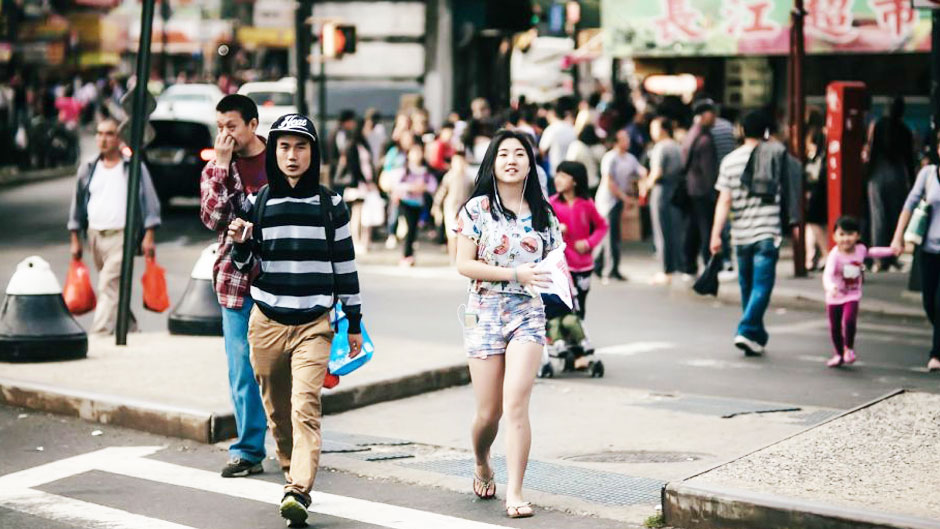
#> input picture images/pedestrian5.jpg, 940 x 529 px
$ python detect_face_pedestrian5.py
#> lines starting #> are read from the running program, lines starting #| are printed output that depends on the picture; after the words box and inside, x2 and y2 are one past the last pixel; in counts of white or black regions, pixels touching at a corner belong together
import cv2

# Load the cascade
face_classifier = cv2.CascadeClassifier('haarcascades/haarcascade_frontalface_default.xml')

# Declare color variable
dark_red = (0,0,255)

# Read the input image
img = cv2.imread('images/pedestrian5.jpg')
#> img is the input picture: shape (529, 940, 3); mean B, G, R 134.6, 140.2, 146.1

# Convert into grayscale
gray = cv2.cvtColor(img, cv2.COLOR_BGR2GRAY)
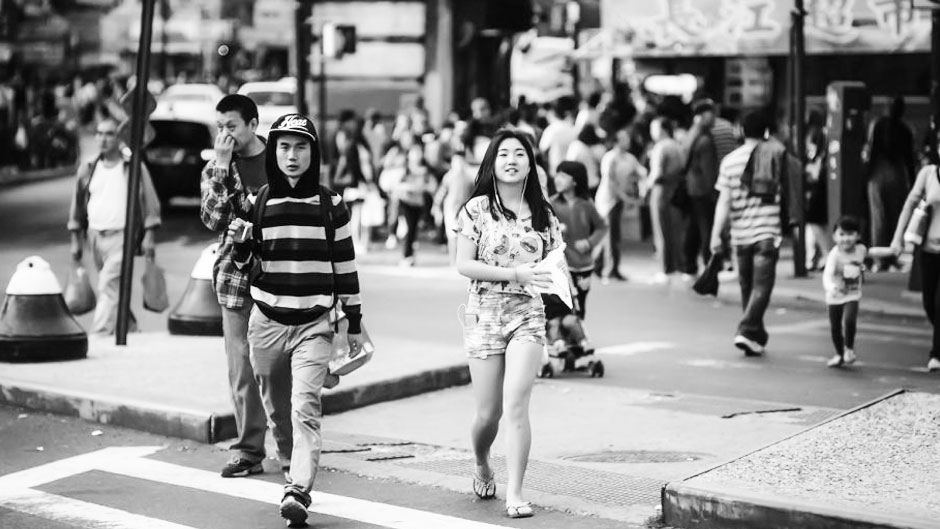
#> gray: shape (529, 940); min 0, max 255, mean 141.3

# Detect faces
faces = face_classifier.detectMultiScale(gray, 1.133, 6)
#> faces = [[268, 129, 48, 48], [488, 137, 46, 46]]

# Draw rectangle around the faces
if len(faces) > 1:
    i = 0
    for f in faces:
        face = faces[i]
        (x, y, w, h) = face
        cv2.rectangle(img, (x, y), (x + w, y + h), dark_red, 2)
        cv2.putText(img, "Face #{}".format(i), (x - 10, y - 10),
            cv2.FONT_HERSHEY_SIMPLEX, 0.5, dark_red, 2)
        i = i + 1
#> this loop made 2 passes
#> (x, y, w, h, i) on passes 1 to 2: (268, 129, 48, 48, 1), (488, 137, 46, 46, 2)
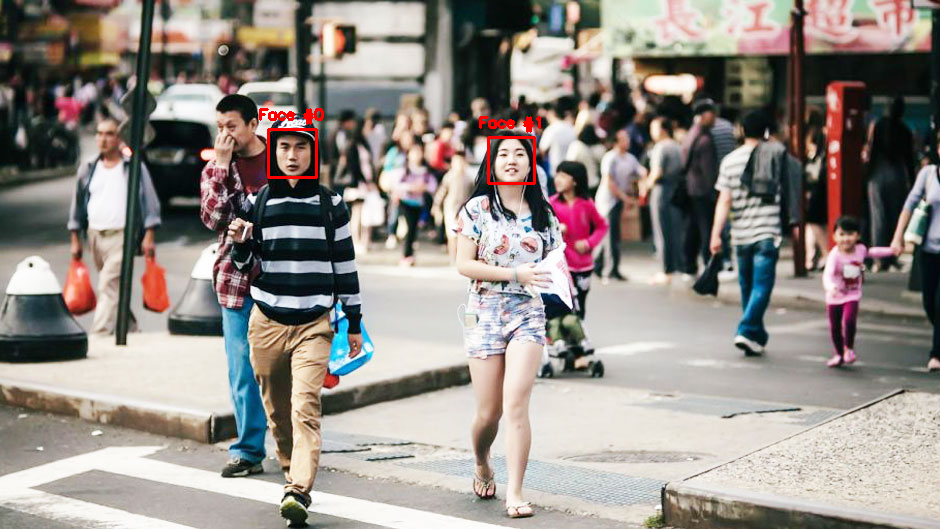
#> img: shape (529, 940, 3); 0.4% of pixels changed, all inside (x1, y1, x2, y2) = (259, 108, 541, 185)
#> after the loop, i = 2

# Display the output
cv2.imshow('img', img)
cv2.waitKey(0)
cv2.destroyAllWindows()

$ run again, with images/pedestrian1.jpg copied over images/pedestrian5.jpg
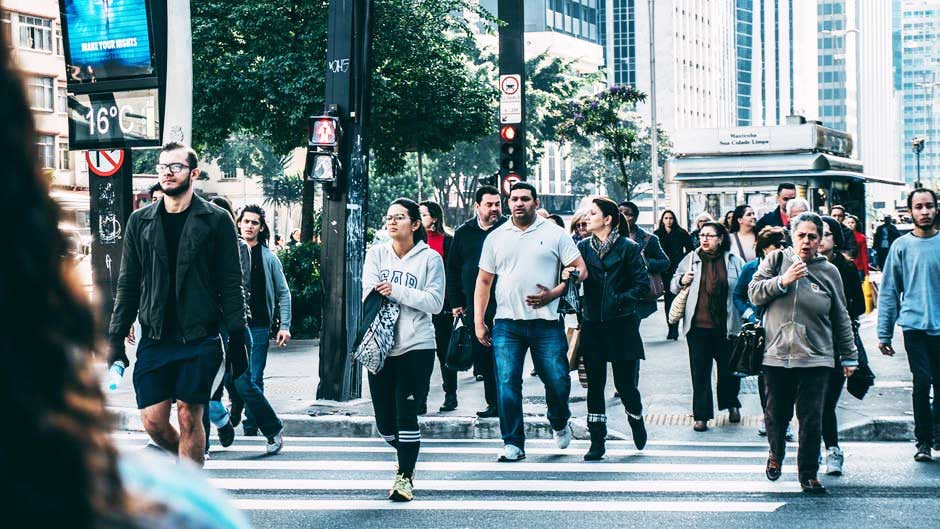
#> input picture images/pedestrian1.jpg, 940 x 529 px
#> img is the input picture: shape (529, 940, 3); mean B, G, R 133.3, 128, 107
#> `gray = cv2.cvtColor(img, cv2.COLOR_BGR2GRAY)`:
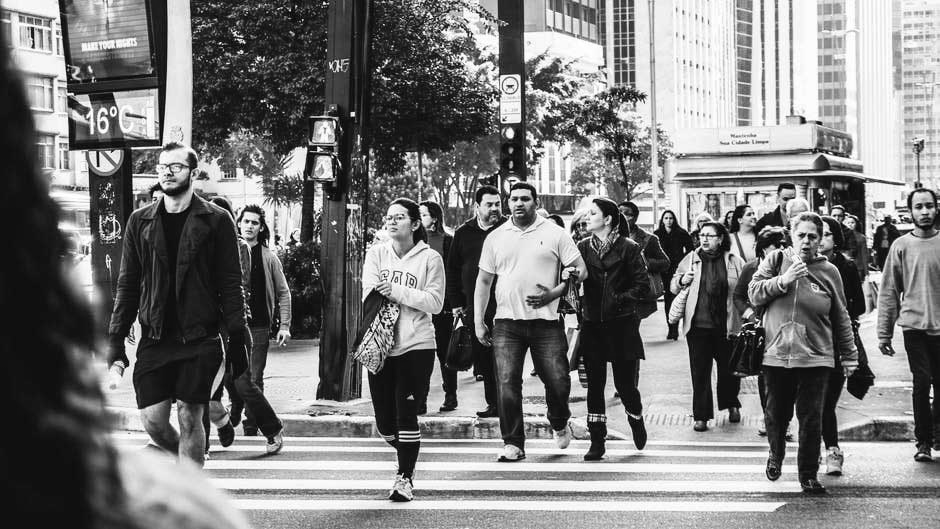
#> gray: shape (529, 940); min 0, max 255, mean 122.3
#> faces = [[505, 188, 30, 30], [480, 195, 26, 26], [237, 212, 28, 28], [790, 223, 34, 34], [381, 206, 30, 30]]
#> the loop `for f in faces:` made 5 passes
#> after the loop `for f in faces:`:
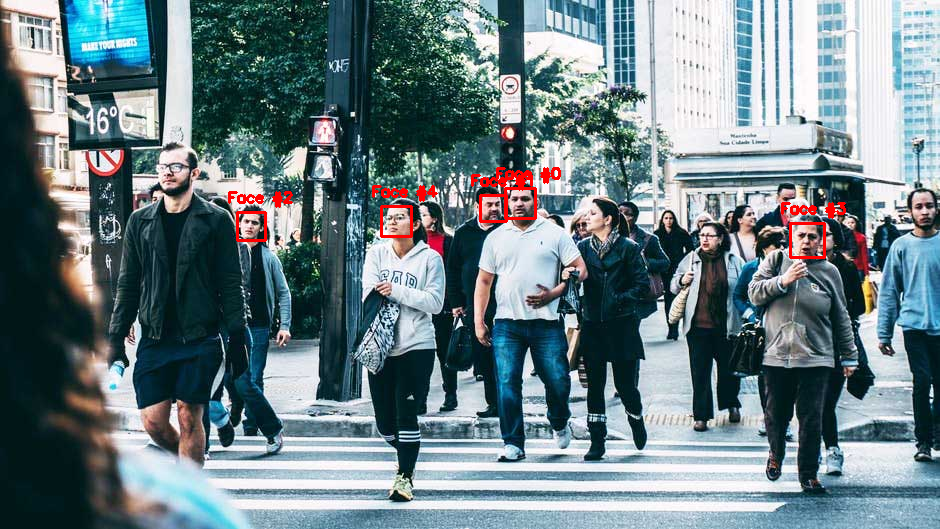
#> img: shape (529, 940, 3); 0.78% of pixels changed, all inside (x1, y1, x2, y2) = (228, 167, 846, 259)
#> after the loop `for f in faces:`: i = 5

$ run again, with images/pedestrian2.jpg copied over images/pedestrian5.jpg
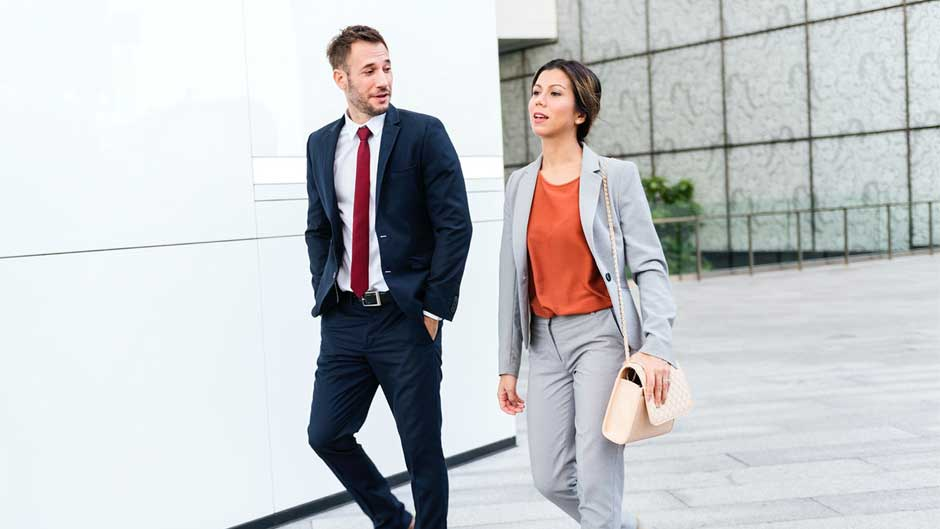
#> input picture images/pedestrian2.jpg, 940 x 529 px
#> img is the input picture: shape (529, 940, 3); mean B, G, R 200.3, 197.9, 195.8
#> `gray = cv2.cvtColor(img, cv2.COLOR_BGR2GRAY)`:
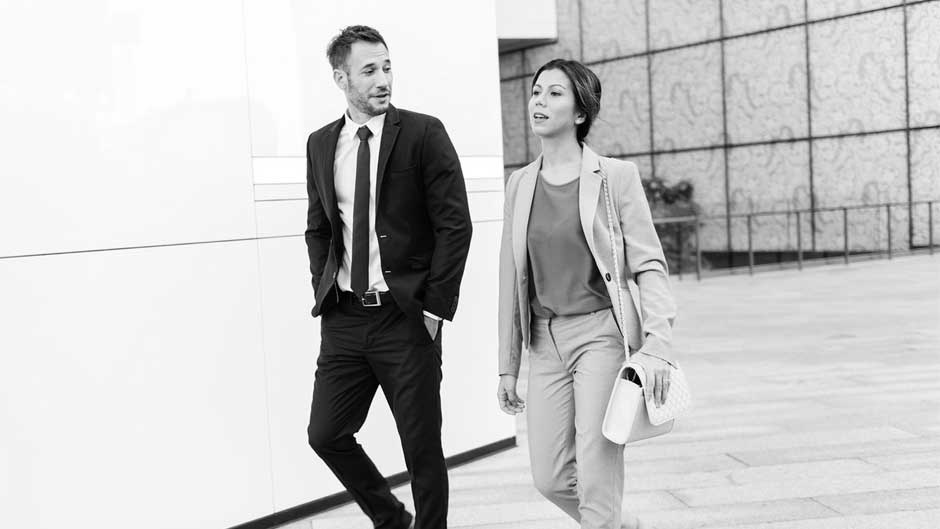
#> gray: shape (529, 940); min 0, max 255, mean 197.6
#> faces = [[515, 69, 61, 61], [346, 45, 65, 65]]
#> the loop `for f in faces:` made 2 passes
#> (x, y, w, h, i) on passes 1 to 2: (515, 69, 61, 61, 1), (346, 45, 65, 65, 2)
#> after the loop `for f in faces:`:
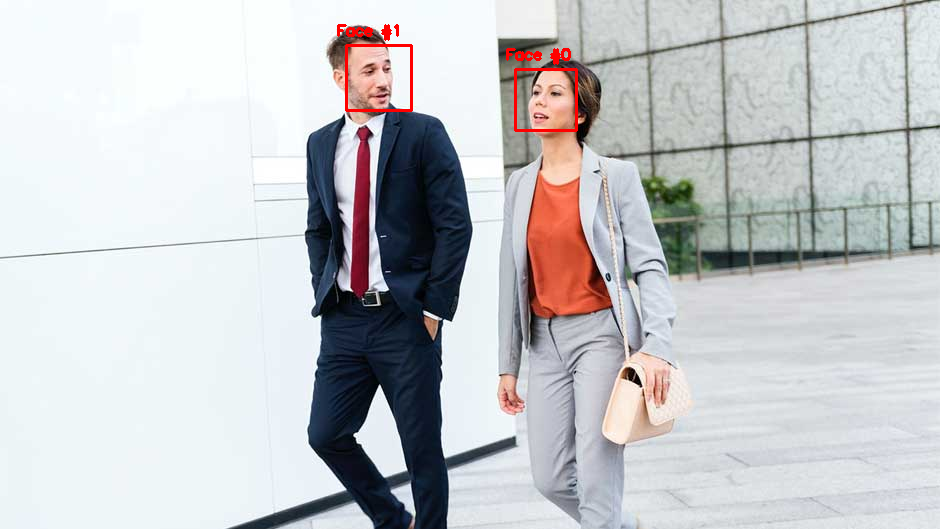
#> img: shape (529, 940, 3); 0.48% of pixels changed, all inside (x1, y1, x2, y2) = (337, 24, 578, 132)
#> after the loop `for f in faces:`: i = 2

$ run again, with images/pedestrian3.jpg copied over images/pedestrian5.jpg
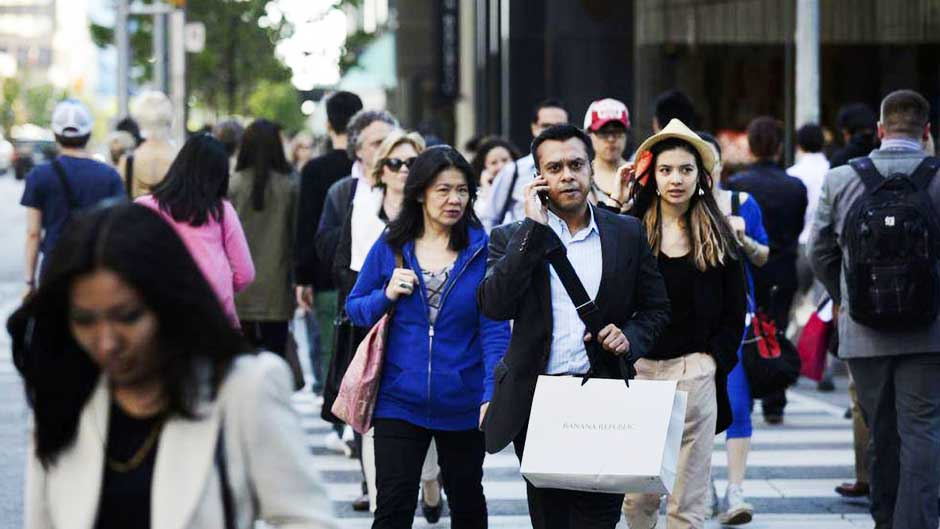
#> input picture images/pedestrian3.jpg, 940 x 529 px
#> img is the input picture: shape (529, 940, 3); mean B, G, R 101, 93.7, 92.9
#> `gray = cv2.cvtColor(img, cv2.COLOR_BGR2GRAY)`:
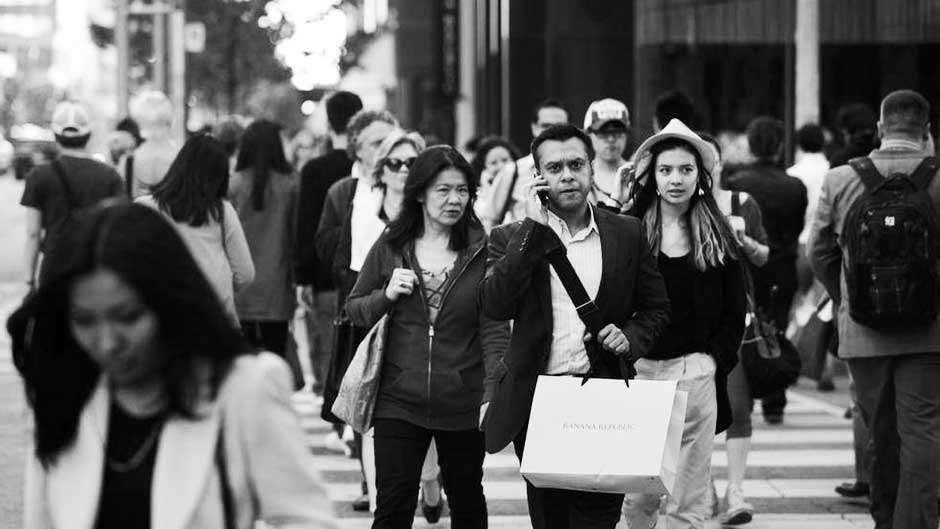
#> gray: shape (529, 940); min 0, max 255, mean 94.3
#> faces = [[483, 149, 32, 32], [423, 168, 57, 57], [647, 148, 58, 58], [532, 140, 69, 69], [57, 278, 106, 106]]
#> the loop `for f in faces:` made 5 passes
#> after the loop `for f in faces:`:
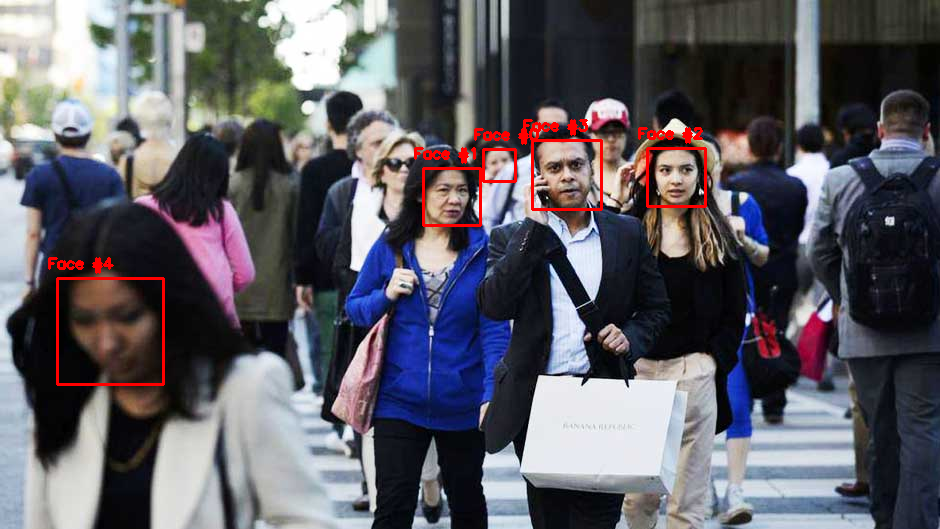
#> img: shape (529, 940, 3); 1.21% of pixels changed, all inside (x1, y1, x2, y2) = (48, 119, 707, 386)
#> after the loop `for f in faces:`: i = 5
